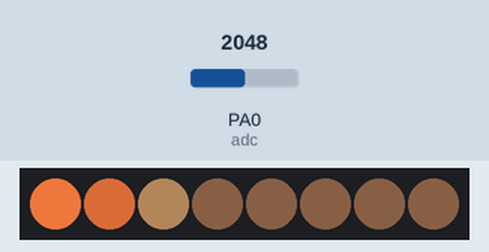
Bench run of a program on a simulated pyboard running MicroPython. Parts: 8 RGB LEDs in strip order, left to right. The inputs (shaded band) are chosen by the test bench; at power-on: PA0 (adc) = 2048 (analog values on the 0–4095 scale). Library files of the repository ran but are not shown: WS2812.py.

Above: at 1.2 s.
1.3 s: PA0 (adc) set to 491
At 1.51 s:
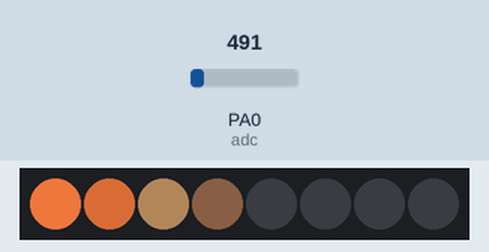
4.9 s: PA0 (adc) set to 0
At 5.37 s:
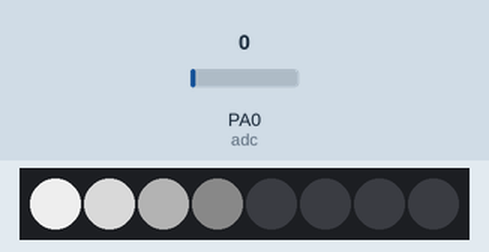
10.0 s: PA0 (adc) set to 1228
At 10.08 s:
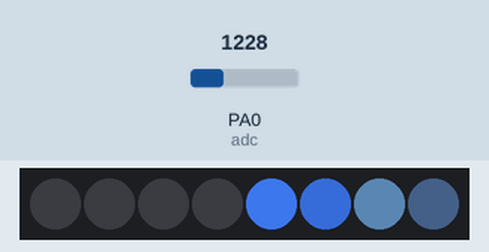
At 10.75 s:
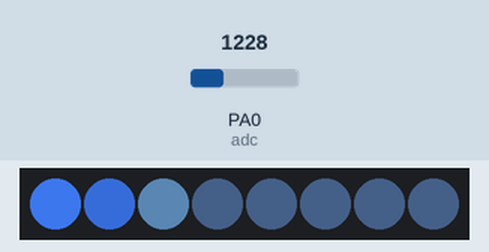
13.6 s: PA0 (adc) set to 491
19.9 s: PA0 (adc) set to 2047
23.5 s: PA0 (adc) set to 2559
27.1 s: PA0 (adc) set to 2665
Timing chart, 0 to 31.7 s (numbered marks = the images above; inputs shaded):
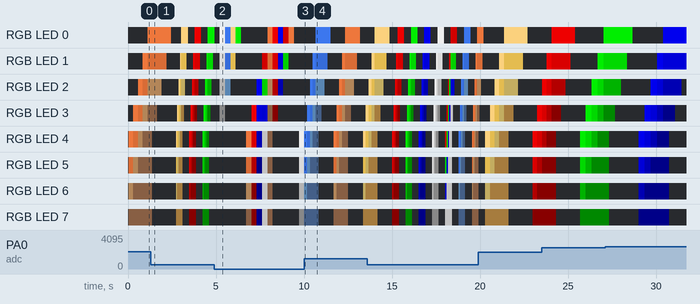

The program:

main.py
```python
from pyb import Pin, SPI, ADC
from WS2812 import WS2812
from utime import sleep_ms


dly = 0


colour_matrix = [
    (50, 100, 200), (35, 70, 140), (30, 45, 60), (5, 7, 10),
    (200, 100, 50), (140, 70, 35), (60, 45, 30), (10, 7, 5),
    (240, 200, 120), (170, 140, 60), (90, 80, 45), (40, 30, 15),
    (200, 0, 0), (140, 0, 0), (60, 0, 0), (10, 0, 0),
    (0, 200, 0), (0, 140, 0), (0, 60, 0), (0, 10, 0),
    (0, 0, 200), (0, 0, 140), (0, 0, 60), (0, 0, 10),
    (200, 200, 200), (140, 140, 140), (60, 60, 60), (10, 10, 10),
    (120, 0, 0), (0, 120, 0), (0, 0, 120), (90, 90, 90),
    ]


adc = ADC(Pin("PA0"))

spi = SPI(2, mode = SPI.MASTER, baudrate = 10_000_000, polarity = 0, phase = 1, bits = 8, firstbit = SPI.MSB)

np = WS2812(8, spi)


while (True):
    for j in range (0, 32, 4):
        for i in range (4, -1, -1):
            np.send(i, colour_matrix[j][0], colour_matrix[j][1], colour_matrix[j][2])
            np.send((i + 1), colour_matrix[j + 1][0], colour_matrix[j + 1][1], colour_matrix[j + 1][2])
            np.send((i + 2), colour_matrix[j + 2][0], colour_matrix[j + 2][1], colour_matrix[j + 2][2])
            np.send((i + 3), colour_matrix[j + 3][0], colour_matrix[j + 3][1], colour_matrix[j + 3][2])
            np.show()
            sleep_ms(dly)

        for i in range (4, -1, -1):
            np.send(i, 0, 0, 0)
            np.send((i + 1), 0, 0, 0)
            np.send((i + 2), 0, 0, 0)
            np.send((i + 3), 0, 0, 0)
            np.show()
            sleep_ms(dly)

        dly = ((adc.read() + 96) >> 3)
```
